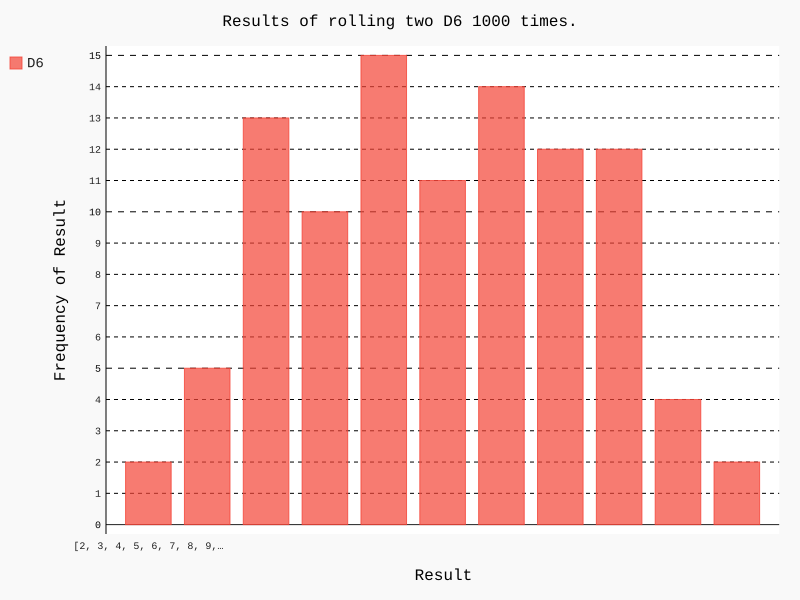

The Python source for this figure:
import pygal
from die import Die

die_1 = Die()
die_2 = Die()

#  掷几次骰子，并将结果存储在一个列表中
results = []
for foll_num in range(100):
    result = die_1.roll() + die_2.roll()  # 返回 一个随机数
    results.append(result)

# 分析结果
frequencies = []  # 将分析后的数据依次存入
max_result = die_1.num_sides + die_2.num_sides
for value in range(2, max_result+1):  # 循环骰子的面数+1次
    frequency = results.count(value)  # 统计列表指定数值出现的次数
    frequencies.append(frequency)

# 对结果进行可视化
hist = pygal.Bar()  # 创建类的实例

hist.title = "Results of rolling two D6 1000 times."  # 标题
hist.x_labels = [list(range(2, max_result+1))]  # x轴刻度标签
hist.x_title = "Result"  # x轴标题
hist.y_title = "Frequency of Result"  # y轴标题
hist.add('D6', frequencies)  # 数据指定的标签，输入的数据列表
hist.render_to_file('dice_visual.svg')  # 图表渲染为SVG文件
